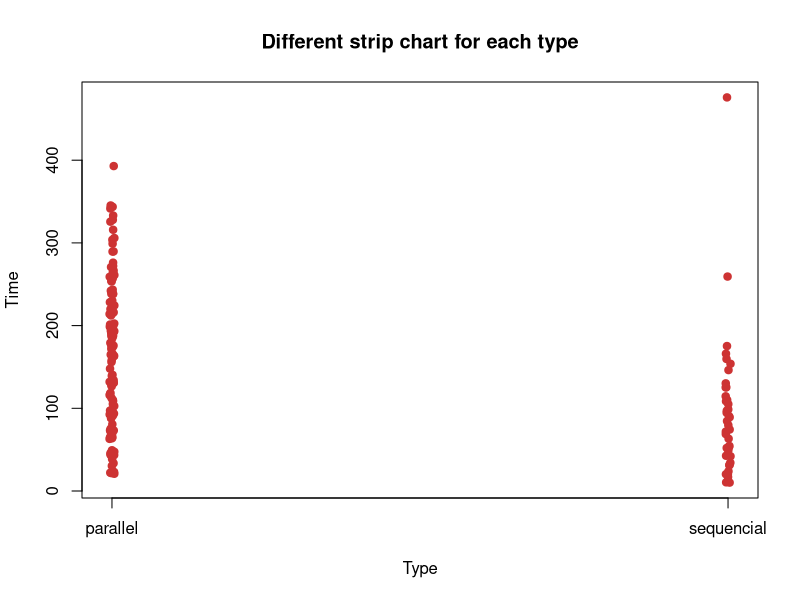
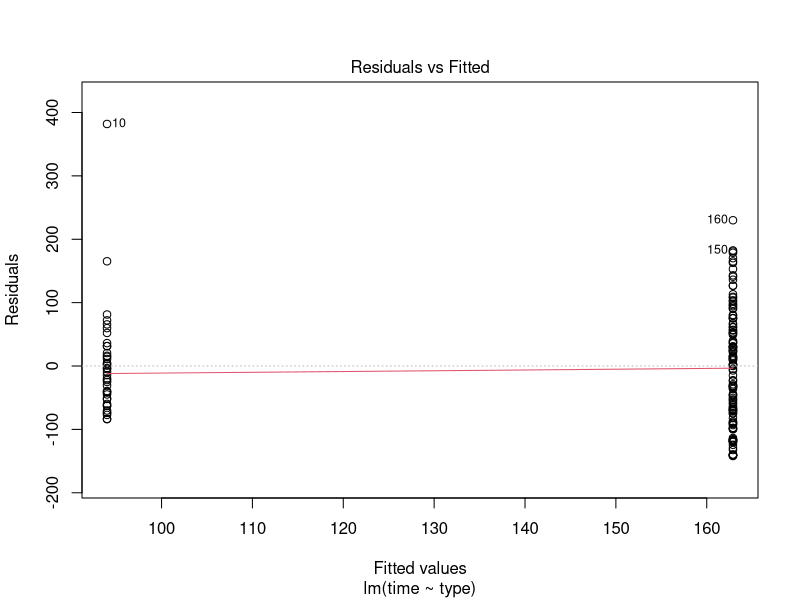
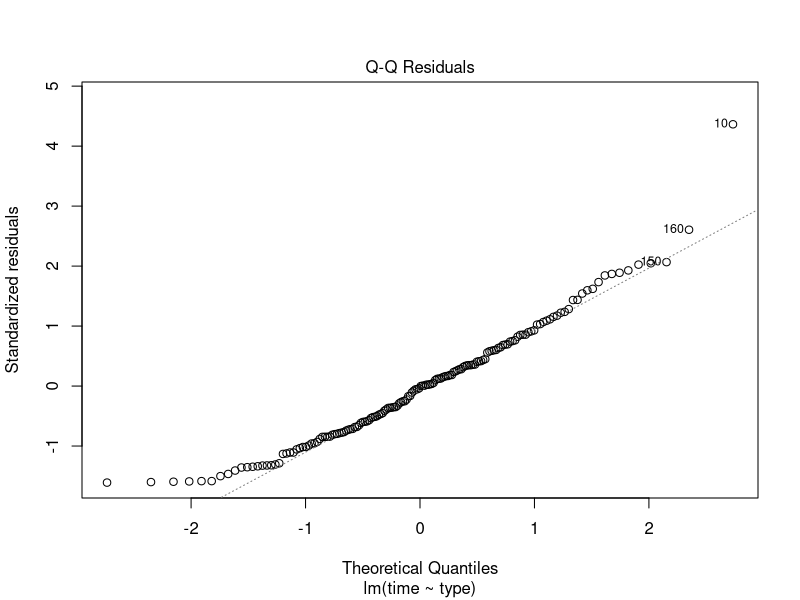
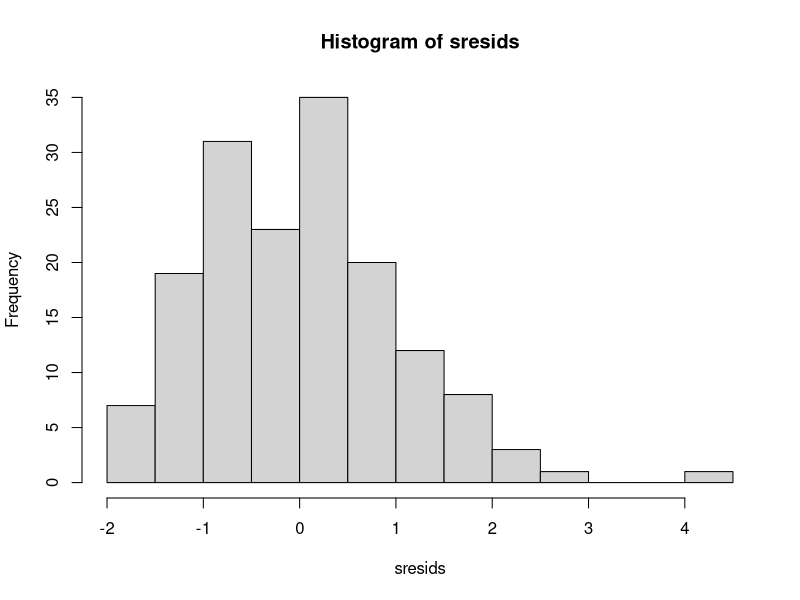

The R script that drew these images, in order:
data <- read.csv("result.csv", header = TRUE, sep = ";")

#visualizing data
stripchart(time~type,
           data=data,
           main="Different strip chart for each type",
           xlab="Type",
           ylab="Time",
           col="brown3",
           vertical=TRUE,
           pch=19,
           method = "jitter", jitter = 0.004
)

#fitting data to anova
analysis <- lm(time~type,data=data)

#anova
#h0: they are equal, h1: they are not (p<0.05)
anova <- aov(analysis)
summary(anova)

#Caso queira visualizar o gráfico
plot(analysis, which = 1)

#can se that there's a positive skewness in the data
plot(analysis, which = 2)

sresids <- rstandard(analysis)
hist(sresids)

#to know the variable that are significantly different
# significant difference p < 0.05
#there's just two types, so no need for turkey's test
#TukeyHSD(anova)

